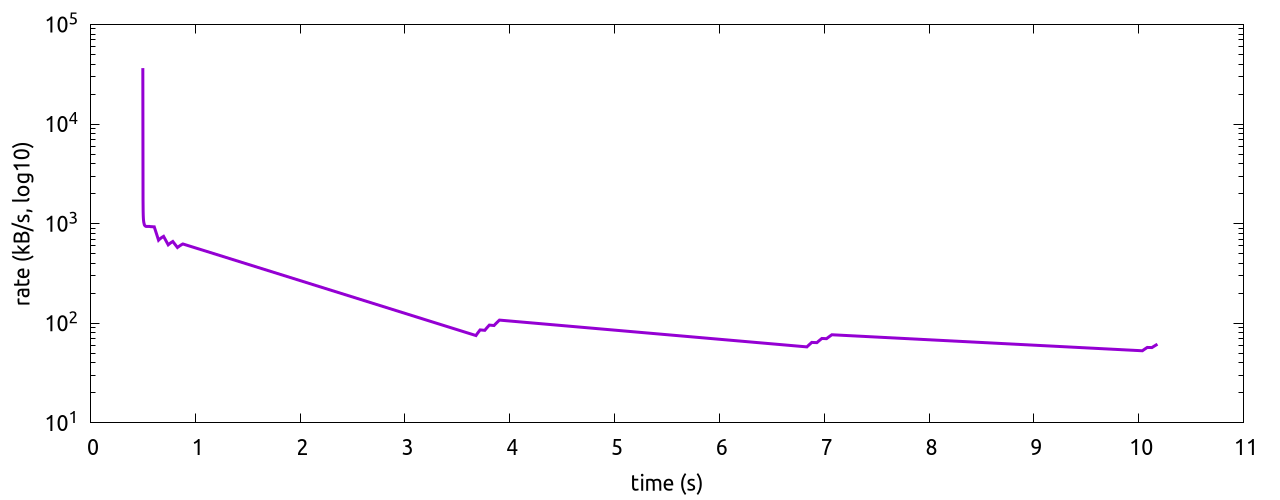

This chart was generated by the following gnuplot code:
set datafile separator ","

# set mytics 10
# set grid xtics ytics mytics
# set grid lw 1 lc rgb "gray30", lw 0.5 lc rgb "gray90"

set xlabel "time (s)"
set ylabel "rate (kB/s, log10)"
set logscale y
set format y "10^{%L}"
# set yrange [0:1400]
unset key

set terminal pngcairo size 1280,500 enhanced font 'Ubuntu,16'
set output "client-rate.png"
plot "client-stats.csv" using 1:($3/1000) with lines lw 3 title "data"

set terminal pdfcairo size 12.8, 5.0 enhanced font 'Ubuntu,16'
set output "client-rate.pdf"
replot

set output
